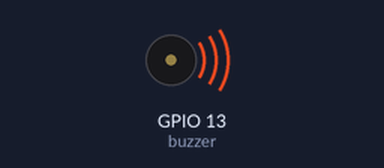
This program was run on a simulated ESP32 board running MicroPython. Shown: buzzer (waves = sounding, pin HIGH).

Above: at 0.2 s.
Timing chart, 0 to 3.5 s (numbered marks = the images above):
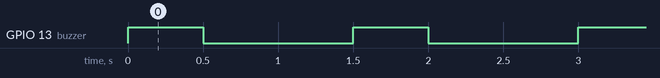

The program:

buzzer_control.py
```python
from machine import Pin
import time

# 设置蜂鸣器连接的GPIO引脚
BUZZER_PIN = 13

# 创建蜂鸣器对象
buzzer = Pin(BUZZER_PIN, Pin.OUT)

def beep(duration):
    """
    控制蜂鸣器发声
    :param duration: 发声持续时间(秒)
    """
    buzzer.on()
    time.sleep(duration)
    buzzer.off()

try:
    while True:
        # 蜂鸣器响0.5秒
        beep(0.5)
        # 暂停1秒
        time.sleep(1)

except KeyboardInterrupt:
    # 当按下Ctrl+C时,清理引脚设置并退出
    buzzer.off()
    print("程序已退出")
```

Measured:
- by itself, GPIO 13 (buzzer): alternates HIGH for 0.50 s and LOW for 1.0 s
